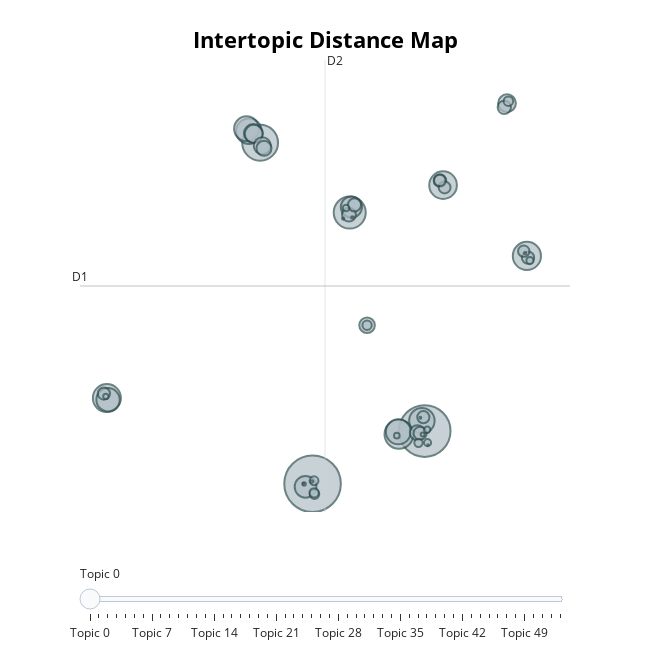

Here is the notebook cell this chart was saved with:
### Code cell
model_trained_representation.visualize_topics()
